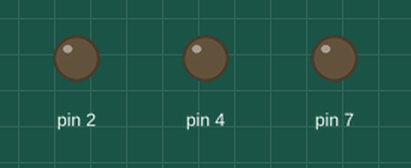
A sketch run on a simulated Arduino Uno, built with avr-gcc and run on an emulated ATmega328P. Shown: output pins drawn as LEDs (lit = HIGH).

Above: at 6.6 s.
At 13.5 s:
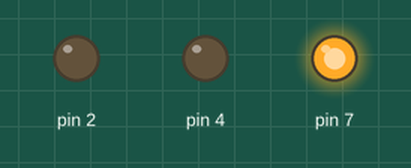
Timing chart, 0 to 17.2 s (numbered marks = the images above):
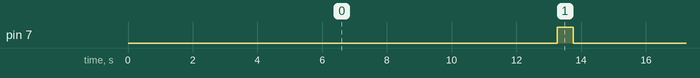

The sketch:

RaceTimeSimulation.ino
```cpp
unsigned long lastEdge = 0U;
unsigned char state = 0U;

unsigned long lastEdgeSensor1Out = 0U;

unsigned long dualSensorRaceState = 0U;
unsigned long millisOnStateEntry = 0U;

void setup() {
  // put your setup code here, to run once:
  pinMode(2, OUTPUT);
  pinMode(4, OUTPUT);
  pinMode(7, OUTPUT);
  pinMode(10, INPUT);
}


void loop() {
  // put your main code here, to run repeatedly:


  /*if (digitalRead(10) == HIGH)
  {
    switch (dualSensorRaceState)
    {
      case 0U:
      {
        if (millisOnStateEntry <= micros())
        {
          digitalWrite(7, HIGH);
          millisOnStateEntry = micros() + 500000;
          dualSensorRaceState++;
        }
        break;
      }
      case 1U:
      {
        if ((millisOnStateEntry) <= micros())
        {
          digitalWrite(7, LOW);
          millisOnStateEntry = micros() + 18845000;
          dualSensorRaceState++;
        }
        break;
      }
      case 2U:
      {
        if ((millisOnStateEntry) <= micros())
        {
          digitalWrite(4, HIGH);
          millisOnStateEntry = micros() + 500000;
          dualSensorRaceState++;
        }
        break;
      }
      case 3U:
      {
        if (millisOnStateEntry <= micros())
        {
          digitalWrite(4, LOW);
          millisOnStateEntry = micros() + 5000000;
          dualSensorRaceState = 0U;
        }
        break;
      }

    }
  }
  else*/
  {
    if ((lastEdgeSensor1Out + 13260000) <= micros())
    {
      digitalWrite(7, HIGH);
      lastEdgeSensor1Out = micros();
    }

    if ((lastEdgeSensor1Out + 500000) <= micros())
    {
      digitalWrite(7, LOW);
    }
  }


}
```

Measured:
- by itself, pin 7: alternates HIGH for 0.50 s and LOW for 12.8 s
